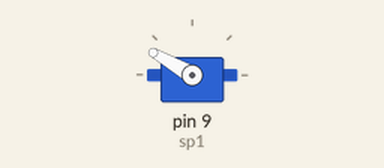
Simulated run of this sketch. Board: Arduino Uno, built with avr-gcc and run on an emulated ATmega328P. Shown: servo. Wiring (inferred from the names in the program): servo: signal pin 9. Servo pulses on a pin are drawn as a servo (544–2400 µs = 0–180°); what the sketch prints to the serial monitor is not drawn.

Above: at 0.1 s.
At 3.7 s:
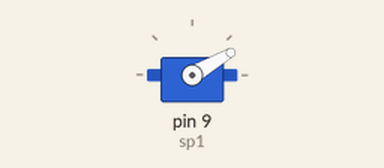
Timing chart, 0 to 5.2 s (numbered marks = the images above):
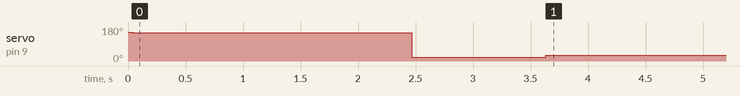

The sketch:

sketch_jun27a.ino
```cpp
int sp1=9;//定义舵机接口数字接口7
int pulsewidth;//定义脉宽变量
int val;
int val1;
int myangle1;
//下面是servopulse函数部分(此函数意思:也就是說每次都是0.5ms高電平 1.98ms低電平 然後再0.52ms低電平 17ms延時也是低電平)
void servopulse(int sp1,int val1)//定义一个脉冲函数
{
  myangle1=map(val1,0,180,500,2480);
  digitalWrite(sp1,HIGH);//将舵机接口电平至高
  delayMicroseconds(myangle1);//延时脉宽值的微秒数
  digitalWrite(sp1,LOW);//将舵机接口电平至低
  delay(20-val1/1000);
}
//servopulse函数部分到此结束
void setup()
{
  pinMode(sp1,OUTPUT);//设定舵机接口为输出接口
  //设置两组串口波特率
  Serial.begin(9600);

  Serial.println("servu=o_seral_simple ready" ) ;

  //看电调说明书，设置油门行程时，一开始需要把遥控器打到最高点。i<=110大概是2杪多
  for(int i=0;i<=110;i++)
    {
      servopulse(sp1,150);//引用脉冲函数
    }

//等电机发出B-B两声后（就是两秒后，大概就是这里了）把油门打到最低点
    for(int i=0;i<=55;i++)
    {
      servopulse(sp1,20);//引用脉冲函数
    }

//后面提示后，就可以控制电机转动了
    for(int i=0;i<=150;i++)
    {
      servopulse(sp1,30);//引用脉冲函数
    }

    Serial.println("hello world" ) ;

}

void loop()//将0到9的数转化为0到180角度，并让LED闪烁相应数的次数
{
    for(int i=0;i<=50;i++)//给予舵机足够的时间让它转到指定角度
    {
      servopulse(sp1,30);//引用脉冲函数 调高30可以增加转速
    }
}
```
